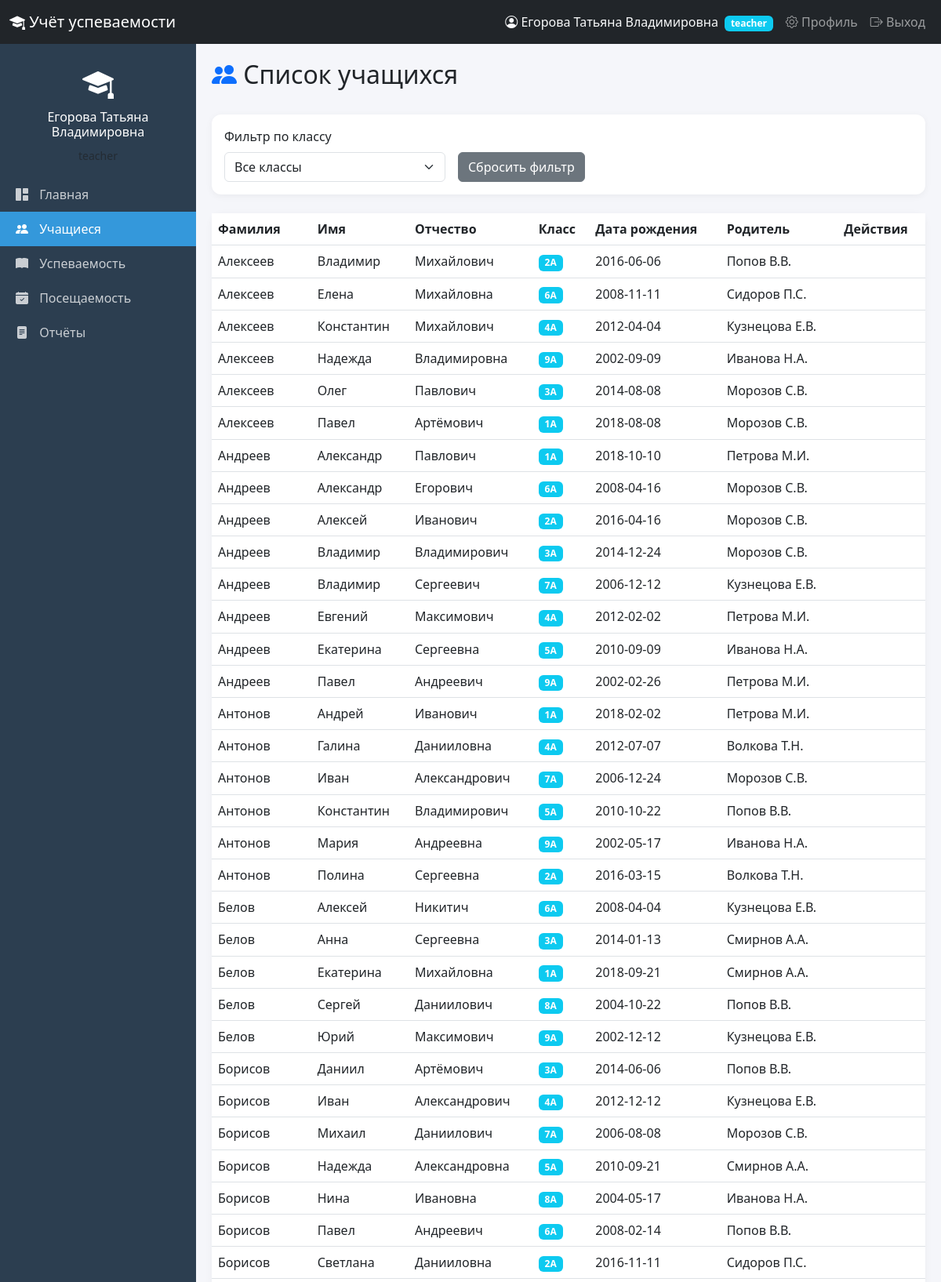
Screenshot of /students (signed in, upper part) with the database file from the repository.
### tables this page shows
CREATE TABLE students (
            id INTEGER PRIMARY KEY AUTOINCREMENT,
            last_name TEXT NOT NULL,
            first_name TEXT NOT NULL,
            middle_name TEXT,
            birth_date TEXT,
            address TEXT,
            parent_name TEXT,
            parent_phone TEXT,
            class_id INTEGER REFERENCES classes(id) ON DELETE SET NULL,
            created_at TEXT DEFAULT CURRENT_TIMESTAMP,
            updated_at TEXT DEFAULT CURRENT_TIMESTAMP
        );

CREATE TABLE classes (
            id INTEGER PRIMARY KEY AUTOINCREMENT,
            name TEXT UNIQUE NOT NULL,
            academic_year TEXT,
            class_teacher_id INTEGER REFERENCES users(id)
        );

### app.py (the view)
@app.route('/students')
@login_required
@role_required(['admin', 'head_teacher', 'class_teacher', 'teacher'])
def students():
    conn = get_db()
    cur = conn.cursor()
    cur.execute('SELECT id, name FROM classes ORDER BY name')
    classes = cur.fetchall()
    class_filter = request.args.get('class', '')
    if class_filter:
        cur.execute('''
            SELECT s.*, c.name as class_name
            FROM students s
            JOIN classes c ON s.class_id = c.id
            WHERE s.class_id = ?
            ORDER BY s.last_name, s.first_name
        ''', (class_filter,))
    else:
        cur.execute('''
            SELECT s.*, c.name as class_name
            FROM students s
            JOIN classes c ON s.class_id = c.id
            ORDER BY s.last_name, s.first_name
        ''')
    students = cur.fetchall()
    conn.close()
    return render_template('students.html',
                         students=students,
                         classes=classes,
                         selected_class=class_filter)

### app.py (called while the page is built)
def get_db():
    conn = sqlite3.connect(DATABASE)
    conn.row_factory = sqlite3.Row
    return conn

def login_required(f):
    @wraps(f)
    def decorated_function(*args, **kwargs):
        if 'user_id' not in session:
            flash('Пожалуйста, войдите в систему', 'warning')
            return redirect(url_for('login'))
        return f(*args, **kwargs)
    return decorated_function

def role_required(allowed_roles):
    def decorator(f):
        @wraps(f)
        def decorated_function(*args, **kwargs):
            if 'role' not in session or session['role'] not in allowed_roles:
                flash('У вас нет прав для доступа к этой странице', 'danger')
                return redirect(url_for('dashboard'))
            return f(*args, **kwargs)
        return decorated_function
    return decorator

### templates/students.html (shortened to what this page needs)
{% extends "base.html" %}
{% block content %}
<div class="d-flex justify-content-between align-items-center mb-4">
    <h2><i class="bi bi-people-fill text-primary"></i> Список учащихся</h2>
</div>
<div class="card mb-4">
    <div class="card-body">
        <form method="GET" class="row g-3">
            <div class="col-md-4">
                <label class="form-label">Фильтр по классу</label>
                <select name="class" class="form-select" onchange="this.form.submit()">
                    <option value="">Все классы</option>
                </select>
            </div>
            <div class="col-md-4 d-flex align-items-end">
                <a href="{{ url_for('students') }}" class="btn btn-secondary">Сбросить фильтр</a>
            </div>
        </form>
    </div>
</div>
<div class="card">
    <div class="card-body p-0">
        <div class="table-responsive">
            <table class="table table-hover mb-0">
                <thead>
                    <tr>
                        <th>Фамилия</th>
                        <th>Имя</th>
                        <th>Отчество</th>
                        <th>Класс</th>
                        <th>Дата рождения</th>
                        <th>Родитель</th>
                        <th>Действия</th>
                    </tr>
                </thead>
                <tbody>
                    {% for student in students %}
                    <tr>
                        <td>{{ student.last_name }}</td>
                        <td>{{ student.first_name }}</td>
                        <td>{{ student.middle_name or '' }}</td>
                        <td><span class="badge bg-info">{{ student.class_name }}</span></td>
                        <td>{{ student.birth_date if student.birth_date else '' }}</td>
                        <td>{{ student.parent_name or '' }}</td>
                        <td>
                        </td>
                    </tr>
                    {% else %}
                    <tr>
                        <td colspan="7" class="text-center text-muted">Нет учащихся</td>
                    </tr>
                    {% endfor %}
                </tbody>
            </table>
        </div>
    </div>
</div>
{% endblock %}

### templates/base.html (style rules this page uses)
body { padding-top: 56px; background-color: #f5f6fa; }
.card { border: none; border-radius: 12px; box-shadow: 0 2px 10px rgba(0,0,0,.05); }

### rows the page displays
students: last_name "Алексеев", first_name "Владимир", middle_name "Михайлович", class_name "2А", birth_date "2016-06-06", parent_name "Попов В.В."
students: last_name "Алексеев", first_name "Елена", middle_name "Михайловна", class_name "6А", birth_date "2008-11-11", parent_name "Сидоров П.С."
students: last_name "Алексеев", first_name "Константин", middle_name "Михайлович", class_name "4А", birth_date "2012-04-04", parent_name "Кузнецова Е.В."
students: last_name "Алексеев", first_name "Надежда", middle_name "Владимировна", class_name "9А", birth_date "2002-09-09", parent_name "Иванова Н.А."
students: last_name "Алексеев", first_name "Олег", middle_name "Павлович", class_name "3А", birth_date "2014-08-08", parent_name "Морозов С.В."
students: last_name "Алексеев", first_name "Павел", middle_name "Артёмович", class_name "1А", birth_date "2018-08-08", parent_name "Морозов С.В."
students: last_name "Андреев", first_name "Александр", middle_name "Павлович", class_name "1А", birth_date "2018-10-10", parent_name "Петрова М.И."
students: last_name "Андреев", first_name "Александр", middle_name "Егорович", class_name "6А", birth_date "2008-04-16", parent_name "Морозов С.В."
students: last_name "Андреев", first_name "Алексей", middle_name "Иванович", class_name "2А", birth_date "2016-04-16", parent_name "Морозов С.В."
students: last_name "Андреев", first_name "Владимир", middle_name "Владимирович", class_name "3А", birth_date "2014-12-24", parent_name "Морозов С.В."
students: last_name "Андреев", first_name "Владимир", middle_name "Сергеевич", class_name "7А", birth_date "2006-12-12", parent_name "Кузнецова Е.В."
students: last_name "Андреев", first_name "Евгений", middle_name "Максимович", class_name "4А", birth_date "2012-02-02", parent_name "Петрова М.И."
students: last_name "Андреев", first_name "Екатерина", middle_name "Сергеевна", class_name "5А", birth_date "2010-09-09", parent_name "Иванова Н.А."
students: last_name "Андреев", first_name "Павел", middle_name "Андреевич", class_name "9А", birth_date "2002-02-26", parent_name "Петрова М.И."
students: last_name "Антонов", first_name "Андрей", middle_name "Иванович", class_name "1А", birth_date "2018-02-02", parent_name "Петрова М.И."
students: last_name "Антонов", first_name "Галина", middle_name "Данииловна", class_name "4А", birth_date "2012-07-07", parent_name "Волкова Т.Н."
students: last_name "Антонов", first_name "Иван", middle_name "Александрович", class_name "7А", birth_date "2006-12-24", parent_name "Морозов С.В."
students: last_name "Антонов", first_name "Константин", middle_name "Владимирович", class_name "5А", birth_date "2010-10-22", parent_name "Попов В.В."
students: last_name "Антонов", first_name "Мария", middle_name "Андреевна", class_name "9А", birth_date "2002-05-17", parent_name "Иванова Н.А."
students: last_name "Антонов", first_name "Полина", middle_name "Сергеевна", class_name "2А", birth_date "2016-03-15", parent_name "Волкова Т.Н."
students: last_name "Белов", first_name "Алексей", middle_name "Никитич", class_name "6А", birth_date "2008-04-04", parent_name "Кузнецова Е.В."
students: last_name "Белов", first_name "Анна", middle_name "Сергеевна", class_name "3А", birth_date "2014-01-13", parent_name "Смирнов А.А."
students: last_name "Белов", first_name "Екатерина", middle_name "Михайловна", class_name "1А", birth_date "2018-09-21", parent_name "Смирнов А.А."
students: last_name "Белов", first_name "Сергей", middle_name "Даниилович", class_name "8А", birth_date "2004-10-22", parent_name "Попов В.В."
students: last_name "Белов", first_name "Юрий", middle_name "Максимович", class_name "9А", birth_date "2002-12-12", parent_name "Кузнецова Е.В."
students: last_name "Борисов", first_name "Даниил", middle_name "Артёмович", class_name "3А", birth_date "2014-06-06", parent_name "Попов В.В."
students: last_name "Борисов", first_name "Иван", middle_name "Александрович", class_name "4А", birth_date "2012-12-12", parent_name "Кузнецова Е.В."
students: last_name "Борисов", first_name "Михаил", middle_name "Даниилович", class_name "7А", birth_date "2006-08-08", parent_name "Морозов С.В."
students: last_name "Борисов", first_name "Надежда", middle_name "Александровна", class_name "5А", birth_date "2010-09-21", parent_name "Смирнов А.А."
students: last_name "Борисов", first_name "Нина", middle_name "Ивановна", class_name "8А", birth_date "2004-05-17", parent_name "Иванова Н.А."
students: last_name "Борисов", first_name "Павел", middle_name "Андреевич", class_name "6А", birth_date "2008-02-14", parent_name "Попов В.В."
students: last_name "Борисов", first_name "Светлана", middle_name "Данииловна", class_name "2А", birth_date "2016-11-11", parent_name "Сидоров П.С."

### other values shown
{{ session.full_name }} "Егорова Татьяна Владимировна"
{{ session.role }} "teacher"
